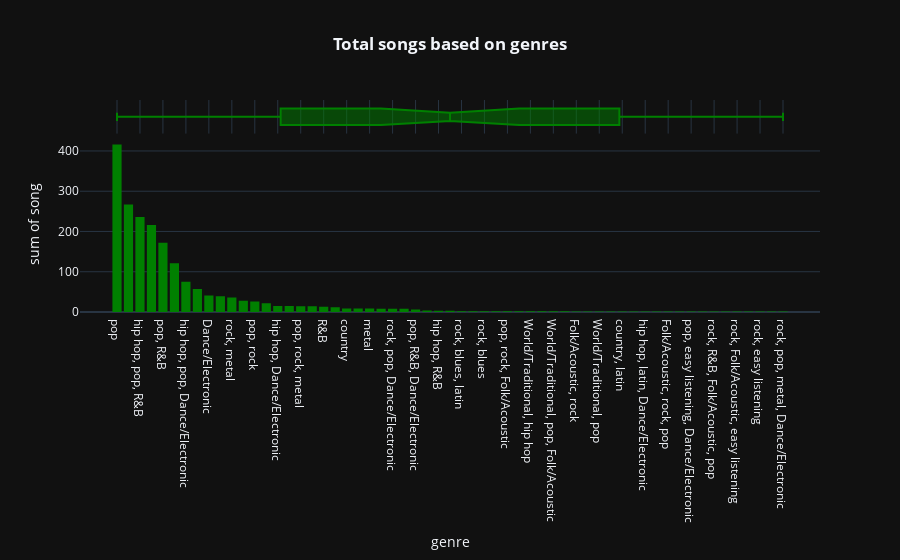

Notebook code cell kept with this figure:
### Code cell
fig=px.histogram(df.groupby('genre',as_index=False).count().sort_values(by='song',ascending=False),x='genre',y='song',color_discrete_sequence=['green'],template='plotly_dark',marginal='box',title='<b>Total songs based on genres</b>')
fig.update_layout(title_x=0.5)

### Figure 1 — Plotly figure (JSON) as saved in the notebook; plotly's stock layout.template omitted (floating-point values rounded to 4 significant figures)
{"data": [{"bingroup": "x", "histfunc": "sum", "hovertemplate": "genre=%{x}<br>sum of song=%{y}<extra></extra>", "legendgroup": "", "marker": {"color": "green", "pattern": {"shape": ""}}, "name": "", "orientation": "v", "showlegend": false, "type": "histogram", "x": ["pop", "hip hop, pop", "hip hop, pop, R&B", "pop, Dance/Electronic", "pop, R&B", "hip hop", "hip hop, pop, Dance/Electronic", "rock", "Dance/Electronic", "rock, pop", "rock, metal", "pop, latin", "pop, rock", "set()", "hip hop, Dance/Electronic", "latin", "pop, rock, metal", "hip hop, pop, latin", "R&B", "pop, rock, Dance/Electronic", "country", "hip hop, pop, rock", "metal", "pop, country", "rock, pop, Dance/Electronic", "pop, Folk/Acoustic", "pop, R&B, Dance/Electronic", "rock, pop, metal", "hip hop, R&B", "hip hop, pop, R&B, Dance/Electronic", "rock, blues, latin", "pop, easy listening, jazz", "rock, blues", "Folk/Acoustic, pop", "pop, rock, Folk/Acoustic", "World/Traditional, rock, pop", "World/Traditional, hip hop", "World/Traditional, rock", "World/Traditional, pop, Folk/Acoustic", "hip hop, pop, R&B, latin", "Folk/Acoustic, rock", "World/Traditional, Folk/Acoustic", "World/Traditional, pop", "hip hop, pop, country", "country, latin", "hip hop, country", "hip hop, latin, Dance/Electronic", "easy listening", "Folk/Acoustic, rock, pop", "hip hop, rock, pop", "pop, easy listening, Dance/Electronic", "pop, R&B, easy listening", "rock, R&B, Folk/Acoustic, pop", "rock, Dance/Electronic", "rock, Folk/Acoustic, easy listening", "rock, Folk/Acoustic, pop", "rock, easy listening", "rock, classical", "rock, pop, metal, Dance/Electronic"], "xaxis": "x", "y": [416, 267, 236, 216, 172, 121, 75, 57, 41, 39, 36, 28, 26, 22, 15, 15, 14, 14, 13, 12, 9, 9, 9, 8, 8, 8, 6, 4, 3, 3, 2, 2, 2, 2, 2, 2, 2, 2, 2, 2, 1, 1, 1, 1, 1, 1, 1, 1, 1, 1, 1, 1, 1, 1, 1, 1, 1, 1, 1], "yaxis": "y"}, {"hovertemplate": "genre=%{x}<extra></extra>", "legendgroup": "", "marker": {"color": "green"}, "name": "", "notched": true, "showlegend": false, "type": "box", "x": ["pop", "hip hop, pop", "hip hop, pop, R&B", "pop, Dance/Electronic", "pop, R&B", "hip hop", "hip hop, pop, Dance/Electronic", "rock", "Dance/Electronic", "rock, pop", "rock, metal", "pop, latin", "pop, rock", "set()", "hip hop, Dance/Electronic", "latin", "pop, rock, metal", "hip hop, pop, latin", "R&B", "pop, rock, Dance/Electronic", "country", "hip hop, pop, rock", "metal", "pop, country", "rock, pop, Dance/Electronic", "pop, Folk/Acoustic", "pop, R&B, Dance/Electronic", "rock, pop, metal", "hip hop, R&B", "hip hop, pop, R&B, Dance/Electronic", "rock, blues, latin", "pop, easy listening, jazz", "rock, blues", "Folk/Acoustic, pop", "pop, rock, Folk/Acoustic", "World/Traditional, rock, pop", "World/Traditional, hip hop", "World/Traditional, rock", "World/Traditional, pop, Folk/Acoustic", "hip hop, pop, R&B, latin", "Folk/Acoustic, rock", "World/Traditional, Folk/Acoustic", "World/Traditional, pop", "hip hop, pop, country", "country, latin", "hip hop, country", "hip hop, latin, Dance/Electronic", "easy listening", "Folk/Acoustic, rock, pop", "hip hop, rock, pop", "pop, easy listening, Dance/Electronic", "pop, R&B, easy listening", "rock, R&B, Folk/Acoustic, pop", "rock, Dance/Electronic", "rock, Folk/Acoustic, easy listening", "rock, Folk/Acoustic, pop", "rock, easy listening", "rock, classical", "rock, pop, metal, Dance/Electronic"], "xaxis": "x2", "yaxis": "y2"}], "layout": {"barmode": "relative", "legend": {"tracegroupgap": 0}, "title": {"text": "<b>Total songs based on genres</b>", "x": 0.5}, "xaxis": {"anchor": "y", "domain": [0, 1], "title": {"text": "genre"}}, "xaxis2": {"anchor": "y2", "domain": [0, 1], "matches": "x", "showgrid": true, "showticklabels": false}, "yaxis": {"anchor": "x", "domain": [0, 0.8316], "title": {"text": "sum of song"}}, "yaxis2": {"anchor": "x2", "domain": [0.8416, 1], "matches": "y2", "showgrid": false, "showline": false, "showticklabels": false, "ticks": ""}}}
